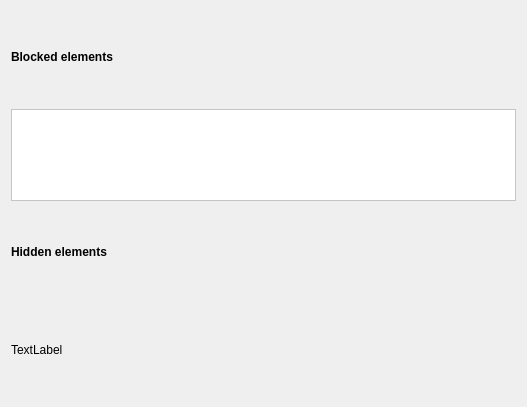
<?xml version="1.0" encoding="UTF-8"?>
<ui version="4.0">
 <class>BlockedElements</class>
 <widget class="QWidget" name="BlockedElements">
  <property name="geometry">
   <rect>
    <x>0</x>
    <y>0</y>
    <width>527</width>
    <height>407</height>
   </rect>
  </property>
  <layout class="QVBoxLayout" name="verticalLayout">
   <item>
    <widget class="QLabel" name="BlockedLabel">
     <property name="text">
      <string>&lt;html&gt;&lt;head/&gt;&lt;body&gt;&lt;p&gt;&lt;span style=&quot; font-weight:600;&quot;&gt;Blocked elements&lt;/span&gt;&lt;/p&gt;&lt;/body&gt;&lt;/html&gt;</string>
     </property>
    </widget>
   </item>
   <item>
    <widget class="QFrame" name="frame">
     <property name="palette">
      <palette>
       <active>
        <colorrole role="Base">
         <brush brushstyle="SolidPattern">
          <color alpha="255">
           <red>255</red>
           <green>255</green>
           <blue>255</blue>
          </color>
         </brush>
        </colorrole>
        <colorrole role="Window">
         <brush brushstyle="SolidPattern">
          <color alpha="255">
           <red>255</red>
           <green>255</green>
           <blue>255</blue>
          </color>
         </brush>
        </colorrole>
       </active>
       <inactive>
        <colorrole role="Base">
         <brush brushstyle="SolidPattern">
          <color alpha="255">
           <red>255</red>
           <green>255</green>
           <blue>255</blue>
          </color>
         </brush>
        </colorrole>
        <colorrole role="Window">
         <brush brushstyle="SolidPattern">
          <color alpha="255">
           <red>255</red>
           <green>255</green>
           <blue>255</blue>
          </color>
         </brush>
        </colorrole>
       </inactive>
       <disabled>
        <colorrole role="Base">
         <brush brushstyle="SolidPattern">
          <color alpha="255">
           <red>255</red>
           <green>255</green>
           <blue>255</blue>
          </color>
         </brush>
        </colorrole>
        <colorrole role="Window">
         <brush brushstyle="SolidPattern">
          <color alpha="255">
           <red>255</red>
           <green>255</green>
           <blue>255</blue>
          </color>
         </brush>
        </colorrole>
       </disabled>
      </palette>
     </property>
     <property name="autoFillBackground">
      <bool>true</bool>
     </property>
     <property name="frameShape">
      <enum>QFrame::StyledPanel</enum>
     </property>
     <property name="frameShadow">
      <enum>QFrame::Raised</enum>
     </property>
    </widget>
   </item>
   <item>
    <widget class="QLabel" name="HidedLabel">
     <property name="text">
      <string>&lt;b&gt;Hidden elements&lt;/b&gt;</string>
     </property>
    </widget>
   </item>
   <item>
    <widget class="QLabel" name="label">
     <property name="text">
      <string>TextLabel</string>
     </property>
    </widget>
   </item>
  </layout>
 </widget>
 <resources/>
 <connections/>
</ui>
